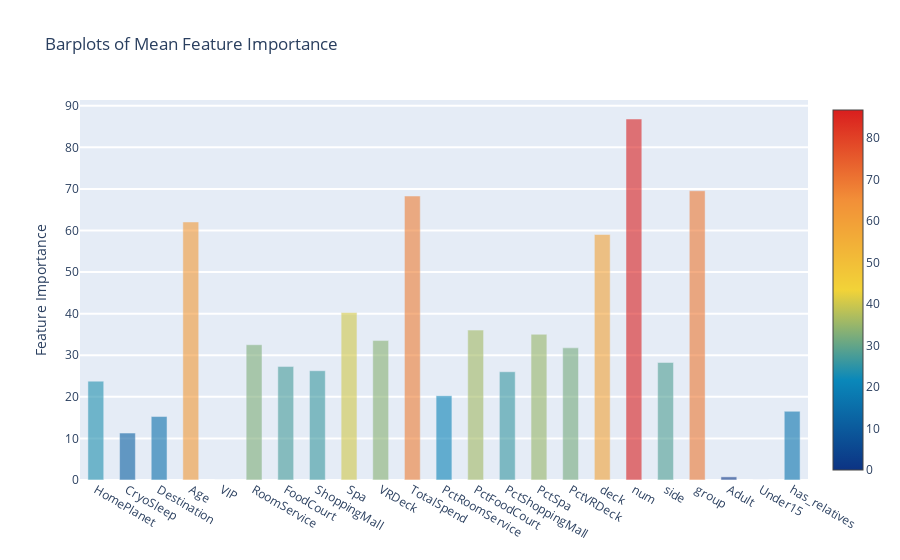

Notebook code cell kept with this figure:
### Code cell
y = feature_dataframe['mean'].values
x = feature_dataframe['features'].values
data = [go.Bar(
            x= x,
             y= y,
            width = 0.5,
            marker=dict(
               color = feature_dataframe['mean'].values,
            colorscale='Portland',
            showscale=True,
            reversescale = False
            ),
            opacity=0.6
        )]

layout= go.Layout(
    autosize= True,
    title= 'Barplots of Mean Feature Importance',
    hovermode= 'closest',
#     xaxis= dict(
#         title= 'Pop',
#         ticklen= 5,
#         zeroline= False,
#         gridwidth= 2,
#     ),
    yaxis=dict(
        title= 'Feature Importance',
        ticklen= 5,
        gridwidth= 2
    ),
    showlegend= False
)
fig = go.Figure(data=data, layout=layout)
py.iplot(fig, filename='bar-direct-labels')

### Figure 1 — Plotly figure (JSON) as saved in the notebook; plotly's stock layout.template omitted (floating-point values rounded to 4 significant figures)
{"data": [{"marker": {"color": [23.77, 11.29, 15.27, 62.05, 0.0009589, 32.53, 27.29, 26.28, 40.28, 33.54, 68.3, 20.28, 36.05, 26.03, 35.04, 31.78, 59.04, 86.82, 28.27, 69.56, 0.7537, 0.003095, 16.52], "colorscale": [[0, "rgb(12,51,131)"], [0.25, "rgb(10,136,186)"], [0.5, "rgb(242,211,56)"], [0.75, "rgb(242,143,56)"], [1, "rgb(217,30,30)"]], "reversescale": false, "showscale": true}, "opacity": 0.6, "type": "bar", "width": 0.5, "x": ["HomePlanet", "CryoSleep", "Destination", "Age", "VIP", "RoomService", "FoodCourt", "ShoppingMall", "Spa", "VRDeck", "TotalSpend", "PctRoomService", "PctFoodCourt", "PctShoppingMall", "PctSpa", "PctVRDeck", "deck", "num", "side", "group", "Adult", "Under15", "has_relatives"], "y": [23.77, 11.29, 15.27, 62.05, 0.0009589, 32.53, 27.29, 26.28, 40.28, 33.54, 68.3, 20.28, 36.05, 26.03, 35.04, 31.78, 59.04, 86.82, 28.27, 69.56, 0.7537, 0.003095, 16.52]}], "layout": {"autosize": true, "hovermode": "closest", "showlegend": false, "title": {"text": "Barplots of Mean Feature Importance"}, "yaxis": {"gridwidth": 2, "ticklen": 5, "title": {"text": "Feature Importance"}}}}
